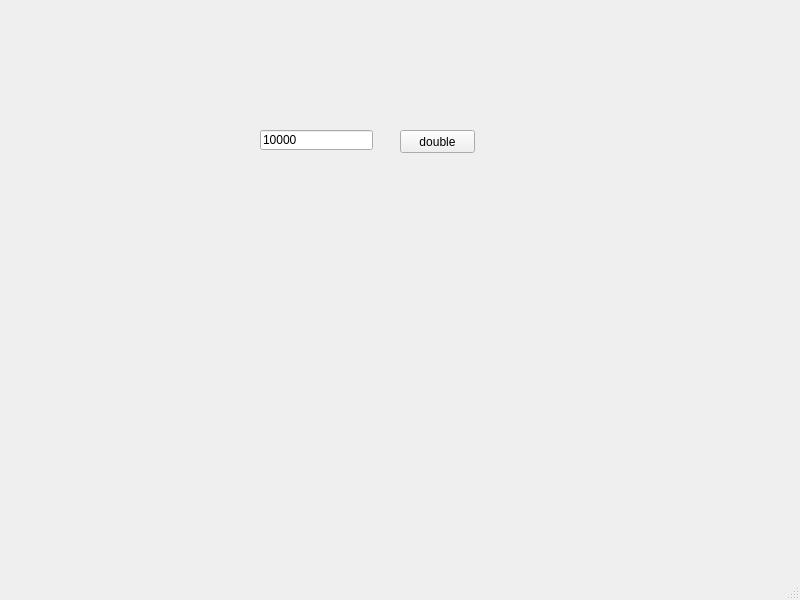
<?xml version="1.0" encoding="UTF-8"?>
<ui version="4.0">
 <class>MainWindow</class>
 <widget class="QMainWindow" name="MainWindow">
  <property name="geometry">
   <rect>
    <x>0</x>
    <y>0</y>
    <width>800</width>
    <height>600</height>
   </rect>
  </property>
  <property name="windowTitle">
   <string>MainWindow</string>
  </property>
  <widget class="QWidget" name="centralwidget">
   <widget class="QLineEdit" name="le">
    <property name="geometry">
     <rect>
      <x>260</x>
      <y>130</y>
      <width>113</width>
      <height>20</height>
     </rect>
    </property>
    <property name="text">
     <string>10000</string>
    </property>
   </widget>
   <widget class="QPushButton" name="pb">
    <property name="geometry">
     <rect>
      <x>400</x>
      <y>130</y>
      <width>75</width>
      <height>23</height>
     </rect>
    </property>
    <property name="text">
     <string>double</string>
    </property>
   </widget>
  </widget>
  <widget class="QMenuBar" name="menubar">
   <property name="geometry">
    <rect>
     <x>0</x>
     <y>0</y>
     <width>800</width>
     <height>21</height>
    </rect>
   </property>
  </widget>
  <widget class="QStatusBar" name="statusbar"/>
 </widget>
 <resources/>
 <connections/>
</ui>
